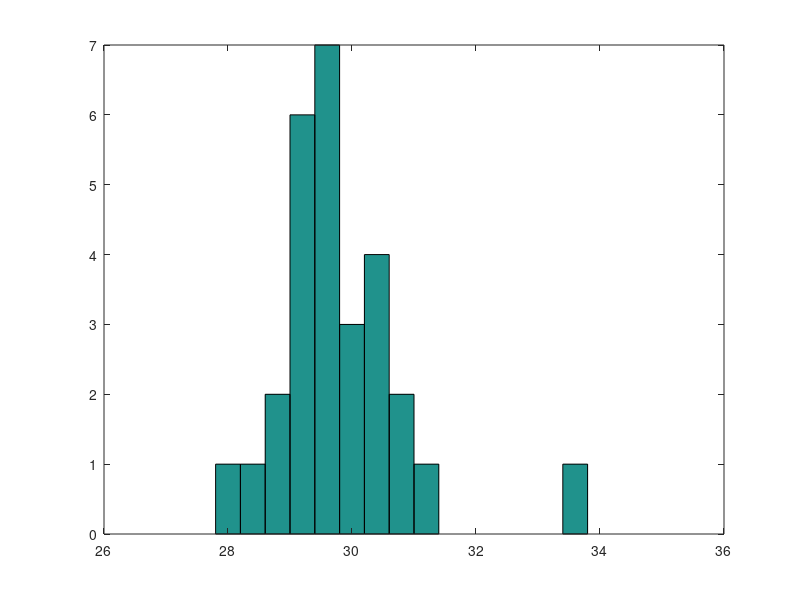

The MATLAB source for this figure:
%% Problem 14.3
% points (a) through (g)
S=[29.65   28.55   28.65   30.15   29.35   29.75  29.25 30.65   28.15  ...
    29.85   29.05   30.25   30.85   28.75 29.65   30.45   29.15   30.45 ...
    33.65   29.35   29.75 31.25   29.45   30.15   29.65   30.55   29.65 ...
    29.25]';
MeanS=mean(S)

%%
MedianS=median(S)
%%
ModeS=mode(S)
%%
MinS=min(S)
MaxS=max(S)
RangeS=max(S)-min(S)
%%
StandDevS=std(S)
%%
VarianceS=var(S)
%%
CoeffVariance=std(S)/mean(S)

%%
% part h)
x = 28:0.4:34;
N = hist(S, x)
%n=number of elements in each group of data. x=midpoint of each group.
hist(S, x)
%point (i)
%to encompass 68% of the measurements, the range is from mean(s)-std(s) to mean(s)+std(s)
LowerBound=mean(S)-std(S)
UpperBound=mean(S)+std(S)
%this seems to be a valid estimate since the range encompasses more than
%68% of the measurements. There are 4 out of 28 values that are lower than the
%lower bound and 2 out of 28 that are higher than the higher bound.